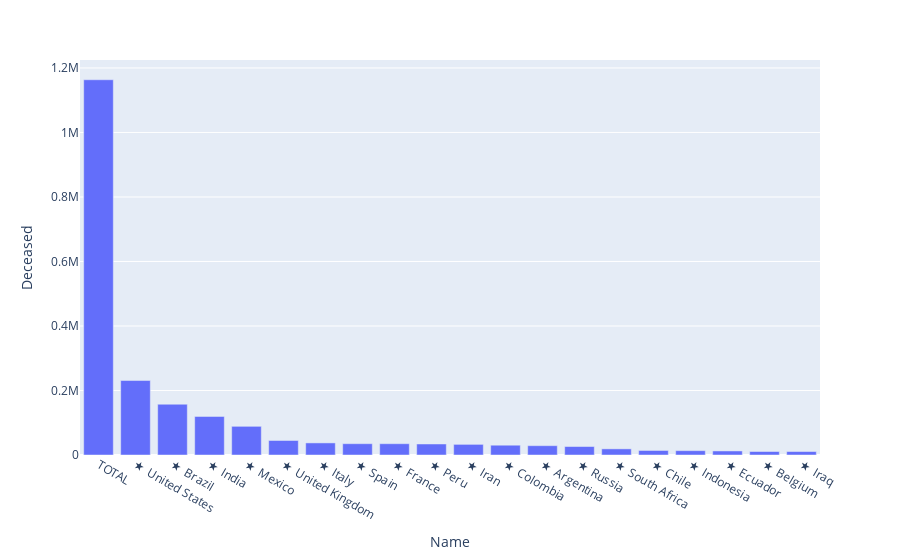

This figure's notebook cell:
### Markdown cell above
- Perfecto!. Now we can see that column has been cleared off all the "Unknown".

### Code cell
# lets again try ro visualize world_df based on death poll for top 20 countries.

world_fig = px.bar(world_df.sort_values('Deceased', ascending=False).head(20), x = 'Name' , y = 'Deceased')
world_fig.show()

### Figure 1 — Plotly figure (JSON) as saved in the notebook; plotly's stock layout.template omitted (floating-point values rounded to 4 significant figures)
{"data": [{"alignmentgroup": "True", "hovertemplate": "Name=%{x}<br>Deceased=%{y}<extra></extra>", "legendgroup": "", "marker": {"color": "#636efa"}, "name": "", "offsetgroup": "", "orientation": "v", "showlegend": false, "textposition": "auto", "type": "bar", "x": ["TOTAL", "★  United States", "★  Brazil", "★  India", "★  Mexico", "★  United Kingdom", "★  Italy", "★  Spain", "★  France", "★  Peru", "★  Iran", "★  Colombia", "★  Argentina", "★  Russia", "★  South Africa", "★  Chile", "★  Indonesia", "★  Ecuador", "★  Belgium", "★  Iraq"], "xaxis": "x", "y": [1163424, 230906, 157397, 119534, 88924, 44998, 37479, 35031, 35018, 34149, 32953, 30348, 28896, 26269, 19008, 14003, 13411, 12553, 10810, 10671], "yaxis": "y"}], "layout": {"autosize": true, "barmode": "relative", "legend": {"tracegroupgap": 0}, "margin": {"t": 60}, "xaxis": {"anchor": "y", "autorange": true, "domain": [0, 1], "range": [-0.5, 19.5], "title": {"text": "Name"}, "type": "category"}, "yaxis": {"anchor": "x", "autorange": true, "domain": [0, 1], "range": [0, 1225000.0], "title": {"text": "Deceased"}, "type": "linear"}}}
